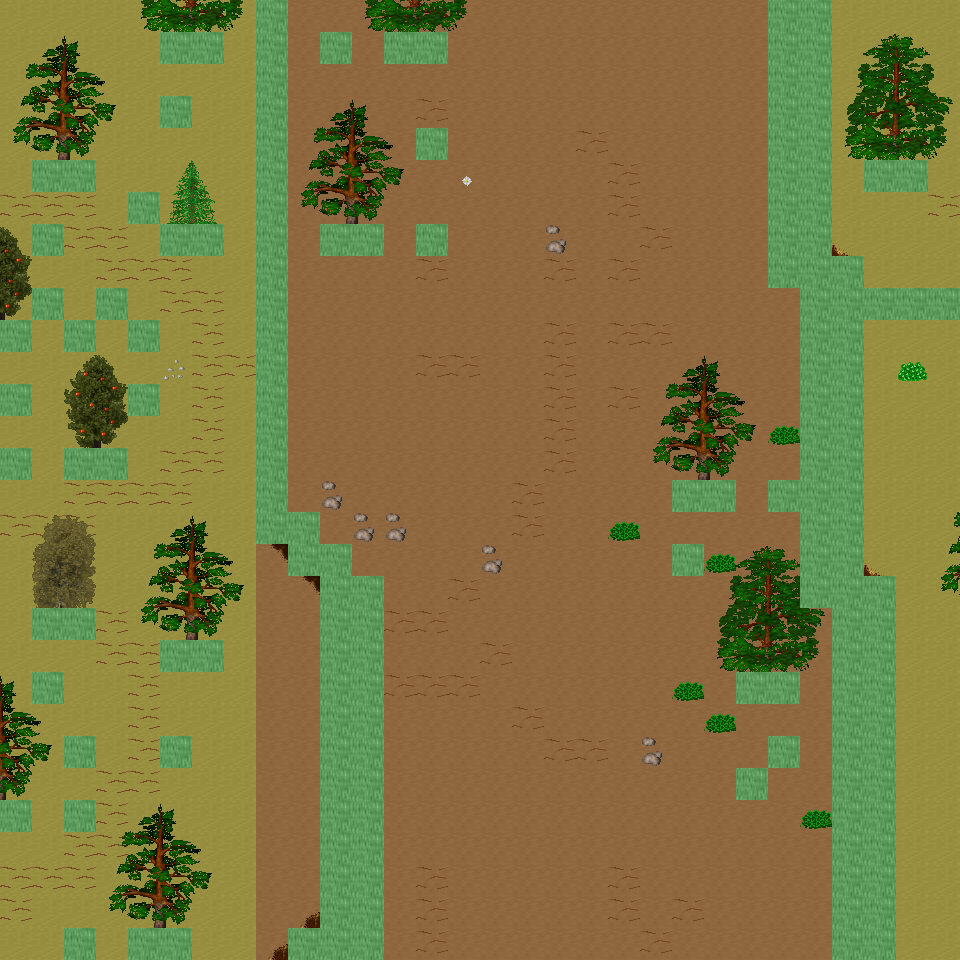

Below is a game level as drawn by its tile map, then a one-line description and the .tmx that defines it (tile-layer data replaced by summaries):
An orthogonal 30x30 tile map with 32x32 px tiles, 6 tile layers (Ground, Object, Object2, Above, ...), 47 tilesets and 15 objects (15x mapExit).

<map version="1.0" orientation="orthogonal" renderorder="right-down" width="30" height="30" tilewidth="32" tileheight="32" nextobjectid="16">
  <tileset firstgid="1" name="tileset_ground_ground" tilewidth="32" tileheight="32" tilecount="33" columns="3">
    <image source="../drawable/tileset_ground_ground.png" width="96" height="352" />
  </tileset>
  <tileset firstgid="34" name="tileset_ground_ice_ice" tilewidth="32" tileheight="32" tilecount="3" columns="3">
    <image source="../drawable/tileset_ground_ice_ice.png" width="96" height="32" />
  </tileset>
  <tileset firstgid="37" name="tileset_ground_earth_edges" tilewidth="32" tileheight="32" tilecount="18" columns="6">
    <image source="../drawable/tileset_ground_earth_edges.png" width="192" height="96" />
  </tileset>
  <tileset firstgid="55" name="tileset_ground_rock_pebbles" tilewidth="32" tileheight="32" tilecount="3" columns="1">
    <image source="../drawable/tileset_ground_rock_pebbles.png" width="32" height="96" />
  </tileset>
  <tileset firstgid="58" name="tileset_item_corpse_huge_animal" tilewidth="32" tileheight="32" tilecount="16" columns="2">
    <image source="../drawable/tileset_item_corpse_huge_animal.png" width="64" height="256" />
  </tileset>
  <tileset firstgid="74" name="tileset_plant_flower_daisy_white" tilewidth="32" tileheight="32" tilecount="8" columns="2">
    <image source="../drawable/tileset_plant_flower_daisy_white.png" width="64" height="128" />
  </tileset>
  <tileset firstgid="82" name="tileset_ground_ridge_earth_dark" tilewidth="32" tileheight="32" tilecount="96" columns="12">
    <image source="../drawable/tileset_ground_ridge_earth_dark.png" width="384" height="256" />
  </tileset>
  <tileset firstgid="178" name="tileset_ground_grass_edges" tilewidth="32" tileheight="32" tilecount="36" columns="12">
    <image source="../drawable/tileset_ground_grass_edges.png" width="384" height="96" />
  </tileset>
  <tileset firstgid="214" name="tileset_ground_ridge_ice_2" tilewidth="32" tileheight="32" tilecount="42" columns="7">
    <image source="../drawable/tileset_ground_ridge_ice_2.png" width="224" height="192" />
  </tileset>
  <tileset firstgid="256" name="tileset_ground_ice_glacier" tilewidth="32" tileheight="32" tilecount="1" columns="1">
    <image source="../drawable/tileset_ground_ice_glacier.png" width="32" height="32" />
  </tileset>
  <tileset firstgid="257" name="tileset_ground_ice_edges" tilewidth="32" tileheight="32" tilecount="9" columns="3">
    <image source="../drawable/tileset_ground_ice_edges.png" width="96" height="96" />
  </tileset>
  <tileset firstgid="266" name="tileset_plant_bush_large_brown" tilewidth="32" tileheight="32" tilecount="9" columns="3">
    <image source="../drawable/tileset_plant_bush_large_brown.png" width="96" height="96" />
  </tileset>
  <tileset firstgid="275" name="tileset_ground_ridge_ice" tilewidth="32" tileheight="32" tilecount="42" columns="7">
    <image source="../drawable/tileset_ground_ridge_ice.png" width="224" height="192" />
  </tileset>
  <tileset firstgid="317" name="tileset_plant_bush_various_small" tilewidth="32" tileheight="32" tilecount="9" columns="3">
    <image source="../drawable/tileset_plant_bush_various_small.png" width="96" height="96" />
  </tileset>
  <tileset firstgid="326" name="tileset_ground_rock_rocks_2" tilewidth="32" tileheight="32" tilecount="4" columns="2">
    <image source="../drawable/tileset_ground_rock_rocks_2.png" width="64" height="64" />
  </tileset>
  <tileset firstgid="330" name="tileset_building_decoration_blue_circle" tilewidth="32" tileheight="32" tilecount="4" columns="2">
    <image source="../drawable/tileset_building_decoration_blue_circle.png" width="64" height="64" />
  </tileset>
  <tileset firstgid="334" name="tileset_item_statue_cross" tilewidth="32" tileheight="32" tilecount="1" columns="1">
    <image source="../drawable/tileset_item_statue_cross.png" width="32" height="32" />
  </tileset>
  <tileset firstgid="335" name="tileset_ground_rock_green_crystal" tilewidth="32" tileheight="32" tilecount="9" columns="3">
    <image source="../drawable/tileset_ground_rock_green_crystal.png" width="96" height="96" />
  </tileset>
  <tileset firstgid="344" name="tileset_furniture_light_iron_lamp" tilewidth="32" tileheight="32" tilecount="3" columns="1">
    <image source="../drawable/tileset_furniture_light_iron_lamp.png" width="32" height="96" />
  </tileset>
  <tileset firstgid="347" name="tileset_item_statue_metal_and_stone" tilewidth="32" tileheight="32" tilecount="6" columns="3">
    <image source="../drawable/tileset_item_statue_metal_and_stone.png" width="96" height="64" />
  </tileset>
  <tileset firstgid="353" name="tileset_ground_ladder_horizontal_pale" tilewidth="32" tileheight="32" tilecount="3" columns="1">
    <image source="../drawable/tileset_ground_ladder_horizontal_pale.png" width="32" height="96" />
  </tileset>
  <tileset firstgid="356" name="tileset_plant_bush_bushes" tilewidth="32" tileheight="32" tilecount="10" columns="5">
    <image source="../drawable/tileset_plant_bush_bushes.png" width="160" height="64" />
  </tileset>
  <tileset firstgid="366" name="tileset_item_blood_floor_stain" tilewidth="32" tileheight="32" tilecount="1" columns="1">
    <image source="../drawable/tileset_item_blood_floor_stain.png" width="32" height="32" />
  </tileset>
  <tileset firstgid="367" name="tileset_item_corpse_skull_dark" tilewidth="32" tileheight="32" tilecount="2" columns="2">
    <image source="../drawable/tileset_item_corpse_skull_dark.png" width="64" height="32" />
  </tileset>
  <tileset firstgid="369" name="tileset_furniture_light_flames" tilewidth="32" tileheight="32" tilecount="6" columns="6">
    <image source="../drawable/tileset_furniture_light_flames.png" width="192" height="32" />
  </tileset>
  <tileset firstgid="375" name="tileset_logic_creature_human" tilewidth="32" tileheight="32" tilecount="5" columns="5">
    <image source="../drawable/tileset_logic_creature_human.png" width="160" height="32" />
  </tileset>
  <tileset firstgid="380" name="tileset_logic_creature_elemental" tilewidth="32" tileheight="32" tilecount="16" columns="8">
    <image source="../drawable/tileset_logic_creature_elemental.png" width="256" height="64" />
  </tileset>
  <tileset firstgid="396" name="tileset_logic_collision" tilewidth="32" tileheight="32" tilecount="1" columns="1">
    <image source="../drawable/tileset_logic_collision.png" width="32" height="32" />
  </tileset>
  <tileset firstgid="397" name="tileset_logic_creature_giant_human" tilewidth="32" tileheight="32" tilecount="16" columns="8">
    <image source="../drawable/tileset_logic_creature_giant_human.png" width="256" height="64" />
  </tileset>
  <tileset firstgid="413" name="tileset_plant_tree_taller_trees" tilewidth="32" tileheight="32" tilecount="32" columns="8">
    <image source="../drawable/tileset_plant_tree_taller_trees.png" width="256" height="128" />
  </tileset>
  <tileset firstgid="445" name="tileset_plant_tree_spruce" tilewidth="32" tileheight="32" tilecount="6" columns="2">
    <image source="../drawable/tileset_plant_tree_spruce.png" width="64" height="96" />
  </tileset>
  <tileset firstgid="451" name="tileset_plant_bush_bush_mult_colored" tilewidth="32" tileheight="32" tilecount="6" columns="3">
    <image source="../drawable/tileset_plant_bush_bush_mult_colored.png" width="96" height="64" />
  </tileset>
  <tileset firstgid="457" name="tileset_ground_ice_icehole" tilewidth="32" tileheight="32" tilecount="1" columns="1">
    <image source="../drawable/tileset_ground_ice_icehole.png" width="32" height="32" />
  </tileset>
  <tileset firstgid="458" name="tileset_logic_portal" tilewidth="32" tileheight="32" tilecount="24" columns="8">
    <image source="../drawable/tileset_logic_portal.png" width="256" height="96" />
  </tileset>
  <tileset firstgid="482" name="tileset_building_wall_int_clay" tilewidth="32" tileheight="32" tilecount="100" columns="10">
    <image source="../drawable/tileset_building_wall_int_clay.png" width="320" height="320" />
  </tileset>
  <tileset firstgid="582" name="tileset_plant_tree_pine_tree" tilewidth="32" tileheight="32" tilecount="20" columns="4">
    <image source="../drawable/tileset_plant_tree_pine_tree.png" width="128" height="160" />
  </tileset>
  <tileset firstgid="602" name="tileset_plant_tree_pine_tree_1" tilewidth="32" tileheight="32" tilecount="20" columns="4">
    <image source="../drawable/tileset_plant_tree_pine_tree_1.png" width="128" height="160" />
  </tileset>
  <tileset firstgid="622" name="tileset_plant_stump_hollow_logs" tilewidth="32" tileheight="32" tilecount="6" columns="3">
    <image source="../drawable/tileset_plant_stump_hollow_logs.png" width="96" height="64" />
  </tileset>
  <tileset firstgid="628" name="tileset_plant_stump_small_stump" tilewidth="32" tileheight="32" tilecount="4" columns="2">
    <image source="../drawable/tileset_plant_stump_small_stump.png" width="64" height="64" />
  </tileset>
  <tileset firstgid="632" name="tileset_plant_stump_stump_snow1" tilewidth="32" tileheight="32" tilecount="2" columns="2">
    <image source="../drawable/tileset_plant_stump_stump_snow1.png" width="64" height="32" />
  </tileset>
  <tileset firstgid="634" name="tileset_plant_stump_stump_snow" tilewidth="32" tileheight="32" tilecount="2" columns="2">
    <image source="../drawable/tileset_plant_stump_stump_snow.png" width="64" height="32" />
  </tileset>
  <tileset firstgid="636" name="tileset_building_decoration_rocks" tilewidth="32" tileheight="32" tilecount="6" columns="3">
    <image source="../drawable/tileset_building_decoration_rocks.png" width="96" height="64" />
  </tileset>
  <tileset firstgid="642" name="tileset_ground_rock_rocks" tilewidth="32" tileheight="32" tilecount="4" columns="2">
    <image source="../drawable/tileset_ground_rock_rocks.png" width="64" height="64" />
  </tileset>
  <tileset firstgid="646" name="tileset_plant_tree_snow_on_pine" tilewidth="32" tileheight="32" tilecount="20" columns="4">
    <image source="../drawable/tileset_plant_tree_snow_on_pine.png" width="128" height="160" />
  </tileset>
  <tileset firstgid="666" name="tileset_light_dim_light_5x5" tilewidth="32" tileheight="32" tilecount="25" columns="5">
    <image source="../drawable/tileset_light_dim_light_5x5.png" width="160" height="160" />
  </tileset>
  <tileset firstgid="691" name="tileset_logic_creature_fowl" tilewidth="32" tileheight="32" tilecount="6" columns="6">
    <image source="../drawable/tileset_logic_creature_fowl.png" width="192" height="32" />
  </tileset>
  <tileset firstgid="697" name="tileset_logic_creature_animal" tilewidth="32" tileheight="32" tilecount="32" columns="8">
    <image source="../drawable/tileset_logic_creature_animal.png" width="256" height="128" />
  </tileset>
  <layer name="Ground" width="30" height="30">
    <data>[900 cells, 900 non-empty, 2 distinct tile ids]</data>
  </layer>
  <layer name="Object" width="30" height="30">
    <data>[900 cells, 256 non-empty, 46 distinct tile ids]</data>
  </layer>
  <layer name="Object2" width="30" height="30">
    <data>[900 cells, 1 non-empty, 1 distinct tile ids]</data>
  </layer>
  <layer name="Above" width="30" height="30">
    <data>[900 cells, 163 non-empty, 50 distinct tile ids]</data>
  </layer>
  <layer name="Above2" width="30" height="30">
    <data>[900 cells, 0 non-empty, 0 distinct tile ids]</data>
  </layer>
  <layer name="Walkable" width="30" height="30">
    <data>[900 cells, 158 non-empty, 1 distinct tile ids]</data>
  </layer>
  <objectgroup name="MapEvents">
    <object id="1" name="north" type="mapExit" x="0" y="0" width="256" height="32">
      <properties>
        <property name="map" value="level_0_x72_y27" />
        <property name="x" value="0" />
        <property name="y" value="28" />
      </properties>
    </object>
    <object id="2" name="north2" type="mapExit" x="288" y="0" width="480" height="32">
      <properties>
        <property name="map" value="level_0_x72_y27" />
        <property name="x" value="9" />
        <property name="y" value="28" />
      </properties>
    </object>
    <object id="3" name="north3" type="mapExit" x="832" y="0" width="128" height="32">
      <properties>
        <property name="map" value="level_0_x72_y27" />
        <property name="x" value="26" />
        <property name="y" value="28" />
      </properties>
    </object>
    <object id="4" name="south" type="mapExit" x="0" y="928" width="64" height="32">
      <properties>
        <property name="map" value="level_0_x72_y29" />
        <property name="x" value="0" />
        <property name="y" value="1" />
      </properties>
    </object>
    <object id="5" name="south2" type="mapExit" x="96" y="928" width="32" height="32">
      <properties>
        <property name="map" value="level_0_x72_y29" />
        <property name="x" value="3" />
        <property name="y" value="1" />
      </properties>
    </object>
    <object id="6" name="south3" type="mapExit" x="192" y="928" width="96" height="32">
      <properties>
        <property name="map" value="level_0_x72_y29" />
        <property name="x" value="6" />
        <property name="y" value="1" />
      </properties>
    </object>
    <object id="7" name="south4" type="mapExit" x="384" y="928" width="448" height="32">
      <properties>
        <property name="map" value="level_0_x72_y29" />
        <property name="x" value="12" />
        <property name="y" value="1" />
      </properties>
    </object>
    <object id="8" name="south5" type="mapExit" x="896" y="928" width="64" height="32">
      <properties>
        <property name="map" value="level_0_x72_y29" />
        <property name="x" value="28" />
        <property name="y" value="1" />
      </properties>
    </object>
    <object id="9" name="west" type="mapExit" x="0" y="0" width="32" height="320">
      <properties>
        <property name="map" value="level_0_x71_y28" />
        <property name="x" value="28" />
        <property name="y" value="0" />
      </properties>
    </object>
    <object id="10" name="west2" type="mapExit" x="0" y="352" width="32" height="32">
      <properties>
        <property name="map" value="level_0_x71_y28" />
        <property name="x" value="28" />
        <property name="y" value="11" />
      </properties>
    </object>
    <object id="11" name="west3" type="mapExit" x="0" y="416" width="32" height="32">
      <properties>
        <property name="map" value="level_0_x71_y28" />
        <property name="x" value="28" />
        <property name="y" value="13" />
      </properties>
    </object>
    <object id="12" name="west4" type="mapExit" x="0" y="480" width="32" height="320">
      <properties>
        <property name="map" value="level_0_x71_y28" />
        <property name="x" value="28" />
        <property name="y" value="15" />
      </properties>
    </object>
    <object id="13" name="west5" type="mapExit" x="0" y="832" width="32" height="128">
      <properties>
        <property name="map" value="level_0_x71_y28" />
        <property name="x" value="28" />
        <property name="y" value="26" />
      </properties>
    </object>
    <object id="14" name="east" type="mapExit" x="928" y="0" width="32" height="288">
      <properties>
        <property name="map" value="level_0_x73_y28" />
        <property name="x" value="1" />
        <property name="y" value="0" />
      </properties>
    </object>
    <object id="15" name="east2" type="mapExit" x="928" y="320" width="32" height="640">
      <properties>
        <property name="map" value="level_0_x73_y28" />
        <property name="x" value="1" />
        <property name="y" value="10" />
      </properties>
    </object>
  </objectgroup>
</map>
